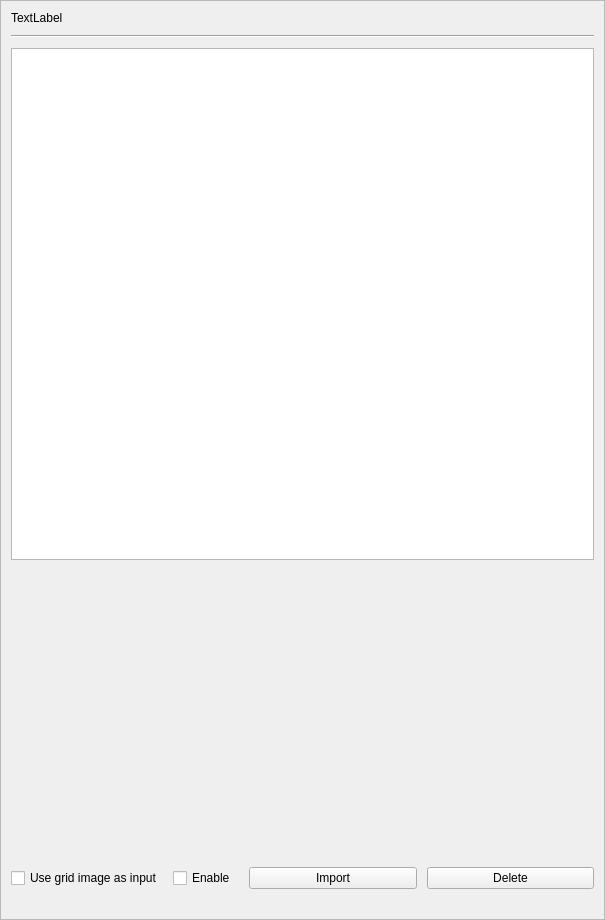
<?xml version="1.0" encoding="UTF-8"?>
<ui version="4.0">
 <class>input_image</class>
 <widget class="QWidget" name="input_image">
  <property name="geometry">
   <rect>
    <x>0</x>
    <y>0</y>
    <width>605</width>
    <height>920</height>
   </rect>
  </property>
  <property name="sizePolicy">
   <sizepolicy hsizetype="Preferred" vsizetype="Preferred">
    <horstretch>0</horstretch>
    <verstretch>0</verstretch>
   </sizepolicy>
  </property>
  <property name="windowTitle">
   <string>Form</string>
  </property>
  <layout class="QGridLayout" name="gridLayout">
   <property name="leftMargin">
    <number>0</number>
   </property>
   <property name="topMargin">
    <number>0</number>
   </property>
   <property name="rightMargin">
    <number>0</number>
   </property>
   <property name="bottomMargin">
    <number>0</number>
   </property>
   <property name="spacing">
    <number>0</number>
   </property>
   <item row="0" column="0">
    <widget class="QScrollArea" name="scrollArea">
     <property name="widgetResizable">
      <bool>true</bool>
     </property>
     <widget class="QWidget" name="scrollAreaWidgetContents">
      <property name="geometry">
       <rect>
        <x>0</x>
        <y>0</y>
        <width>603</width>
        <height>918</height>
       </rect>
      </property>
      <layout class="QGridLayout" name="gridLayout_2">
       <property name="leftMargin">
        <number>10</number>
       </property>
       <property name="topMargin">
        <number>10</number>
       </property>
       <property name="rightMargin">
        <number>10</number>
       </property>
       <property name="bottomMargin">
        <number>10</number>
       </property>
       <property name="horizontalSpacing">
        <number>0</number>
       </property>
       <property name="verticalSpacing">
        <number>10</number>
       </property>
       <item row="1" column="0">
        <widget class="Line" name="line">
         <property name="orientation">
          <enum>Qt::Orientation::Horizontal</enum>
         </property>
        </widget>
       </item>
       <item row="3" column="0">
        <spacer name="verticalSpacer">
         <property name="orientation">
          <enum>Qt::Orientation::Vertical</enum>
         </property>
         <property name="sizeHint" stdset="0">
          <size>
           <width>20</width>
           <height>40</height>
          </size>
         </property>
        </spacer>
       </item>
       <item row="6" column="0">
        <widget class="SliderWidget" name="strength_slider_widget" native="true">
         <property name="sizePolicy">
          <sizepolicy hsizetype="Preferred" vsizetype="Minimum">
           <horstretch>0</horstretch>
           <verstretch>0</verstretch>
          </sizepolicy>
         </property>
         <property name="label_text" stdset="0">
          <string>Strength</string>
         </property>
         <property name="slider_maximum" stdset="0">
          <number>100</number>
         </property>
         <property name="current_value" stdset="0">
          <number>0</number>
         </property>
         <property name="spinbox_maximum" stdset="0">
          <double>1.000000000000000</double>
         </property>
         <property name="display_as_float" stdset="0">
          <bool>true</bool>
         </property>
         <property name="spinbox_single_step" stdset="0">
          <double>0.010000000000000</double>
         </property>
         <property name="spinbox_page_step" stdset="0">
          <double>0.100000000000000</double>
         </property>
         <property name="settings_property" stdset="0">
          <string>generator_settings.strength</string>
         </property>
        </widget>
       </item>
       <item row="2" column="0">
        <widget class="QGraphicsView" name="image_container">
         <property name="sizePolicy">
          <sizepolicy hsizetype="Preferred" vsizetype="Preferred">
           <horstretch>0</horstretch>
           <verstretch>0</verstretch>
          </sizepolicy>
         </property>
         <property name="minimumSize">
          <size>
           <width>512</width>
           <height>512</height>
          </size>
         </property>
        </widget>
       </item>
       <item row="4" column="0">
        <layout class="QHBoxLayout" name="horizontalLayout">
         <property name="spacing">
          <number>10</number>
         </property>
         <item>
          <widget class="QCheckBox" name="use_grid_image_as_input_checkbox">
           <property name="sizePolicy">
            <sizepolicy hsizetype="Fixed" vsizetype="Fixed">
             <horstretch>0</horstretch>
             <verstretch>0</verstretch>
            </sizepolicy>
           </property>
           <property name="text">
            <string>Use grid image as input</string>
           </property>
          </widget>
         </item>
         <item>
          <widget class="QCheckBox" name="enable_checkbox">
           <property name="sizePolicy">
            <sizepolicy hsizetype="Fixed" vsizetype="Fixed">
             <horstretch>0</horstretch>
             <verstretch>0</verstretch>
            </sizepolicy>
           </property>
           <property name="text">
            <string>Enable </string>
           </property>
          </widget>
         </item>
         <item>
          <widget class="QPushButton" name="import_button">
           <property name="text">
            <string>Import</string>
           </property>
           <property name="icon">
            <iconset theme="folder"/>
           </property>
          </widget>
         </item>
         <item>
          <widget class="QPushButton" name="delete_button">
           <property name="text">
            <string>Delete</string>
           </property>
           <property name="icon">
            <iconset theme="user-trash"/>
           </property>
          </widget>
         </item>
        </layout>
       </item>
       <item row="0" column="0">
        <widget class="QLabel" name="label">
         <property name="text">
          <string>TextLabel</string>
         </property>
        </widget>
       </item>
       <item row="5" column="0">
        <widget class="ControlnetSettingsWidget" name="controlnet_settings" native="true"/>
       </item>
      </layout>
     </widget>
    </widget>
   </item>
  </layout>
 </widget>
 <customwidgets>
  <customwidget>
   <class>SliderWidget</class>
   <extends>QWidget</extends>
   <header>airunner/widgets/slider/slider_widget</header>
   <container>1</container>
  </customwidget>
  <customwidget>
   <class>ControlnetSettingsWidget</class>
   <extends>QWidget</extends>
   <header>airunner/widgets/controlnet/controlnet_settings_widget</header>
   <container>1</container>
  </customwidget>
 </customwidgets>
 <resources/>
 <connections>
  <connection>
   <sender>use_grid_image_as_input_checkbox</sender>
   <signal>toggled(bool)</signal>
   <receiver>input_image</receiver>
   <slot>use_grid_image_as_input_toggled(bool)</slot>
   <hints>
    <hint type="sourcelabel">
     <x>117</x>
     <y>1073</y>
    </hint>
    <hint type="destinationlabel">
     <x>-3</x>
     <y>793</y>
    </hint>
   </hints>
  </connection>
  <connection>
   <sender>enable_checkbox</sender>
   <signal>toggled(bool)</signal>
   <receiver>input_image</receiver>
   <slot>enabled_toggled(bool)</slot>
   <hints>
    <hint type="sourcelabel">
     <x>256</x>
     <y>1073</y>
    </hint>
    <hint type="destinationlabel">
     <x>4</x>
     <y>892</y>
    </hint>
   </hints>
  </connection>
  <connection>
   <sender>import_button</sender>
   <signal>clicked()</signal>
   <receiver>input_image</receiver>
   <slot>import_clicked()</slot>
   <hints>
    <hint type="sourcelabel">
     <x>404</x>
     <y>1078</y>
    </hint>
    <hint type="destinationlabel">
     <x>-1</x>
     <y>946</y>
    </hint>
   </hints>
  </connection>
  <connection>
   <sender>delete_button</sender>
   <signal>clicked()</signal>
   <receiver>input_image</receiver>
   <slot>delete_clicked()</slot>
   <hints>
    <hint type="sourcelabel">
     <x>523</x>
     <y>1077</y>
    </hint>
    <hint type="destinationlabel">
     <x>2</x>
     <y>997</y>
    </hint>
   </hints>
  </connection>
 </connections>
 <slots>
  <slot>import_clicked()</slot>
  <slot>delete_clicked()</slot>
  <slot>enabled_toggled(bool)</slot>
  <slot>use_grid_image_as_input_toggled(bool)</slot>
 </slots>
</ui>
